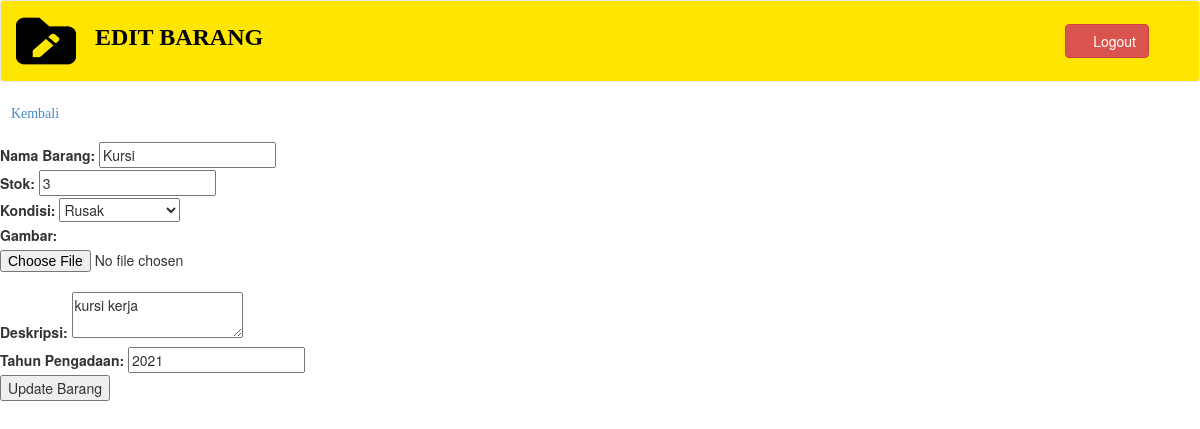
The app's page /edit_barang.php?id=3 (signed in) with its own data.
### tables this page shows
CREATE TABLE `barang` (
  `id` int(11) NOT NULL,
  `nama_barang` varchar(100) NOT NULL,
  `stok` int(11) NOT NULL,
  `kondisi` enum('Baik','Rusak','Perlu Perbaikan') NOT NULL,
  `gambar` varchar(255) DEFAULT NULL,
  `deskripsi` text DEFAULT NULL,
  `tahun_pengadaan` year(4) DEFAULT NULL
);

### edit_barang.php (the view, shortened to what this page needs)
<?php
include 'includes/config.php';
$id = $_GET['id'];
$sql = "SELECT * FROM barang WHERE id=$id";
$result = $conn->query($sql);
$row = $result->fetch_assoc();
?>
<!DOCTYPE html>
<html xmlns="http://www.w3.org/1999/xhtml">
<head>
    <link href="assets/css/bootstrap.css" rel="stylesheet" />
    <link href="assets/css/font-awesome.css" rel="stylesheet" />
</head>
<body>
    <div id="wrapper">
        <nav class="navbar navbar-default navbar-cls-top " role="navigation" style="margin-bottom: 30;background: #FFE600;">
            <div style="display: inline-block;vertical-align: top;">
            <img src="assets/images/folder edit.png" style="height: 70px; width:80px ;margin: 5px;" />
            <b style="font-size: x-large; color:black ; font-family: Times New Roman;">EDIT BARANG</b></div>
          <div style="color: white;
        padding: 15px 50px 5px 50px;
        float: right;
        font-size: 16px;">
          <a href="users.php"><i class="fa fa-gear" style="font-size:24px; color: black; padding-top: 14px"></i></a> &nbsp;<a href="logout.php" class="btn btn-danger square-btn-adjust" style="margin-top: -10px"><i class="fa fa-sign-out"></i> Logout</a> </div>
        </nav>
     <a href="home.php" class="fa fa-arrow-left">Kembali</a>
     <br>
     <br>
    <form action="" method="POST" enctype="multipart/form-data">
        <label for="nama_barang">Nama Barang:</label>
        <input type="text" name="nama_barang" value="<?php echo $row['nama_barang']; ?>" required><br>
        <label for="stok">Stok:</label>
        <input type="number" name="stok" value="<?php echo $row['stok']; ?>" required><br>
        <label for="kondisi">Kondisi:</label>
        <select name="kondisi" required>
            <option value="Rusak" <?php if($row['kondisi'] == 'Rusak') echo 'selected'; ?>>Rusak</option>
        </select><br>
        <label for="gambar">Gambar:</label>
        <input type="file" name="gambar"><br>
        <label for="deskripsi">Deskripsi:</label>
        <textarea name="deskripsi" required><?php echo $row['deskripsi']; ?></textarea><br>
        <label for="tahun_pengadaan">Tahun Pengadaan:</label>
        <input type="number" name="tahun_pengadaan" value="<?php echo $row['tahun_pengadaan']; ?>" required><br>
        <input type="submit" value="Update Barang">
    </form>
</body>
</html>

### records on screen
barang: nama_barang "Kursi", stok "3", kondisi "Rusak", deskripsi "kursi kerja", tahun_pengadaan "2021"
